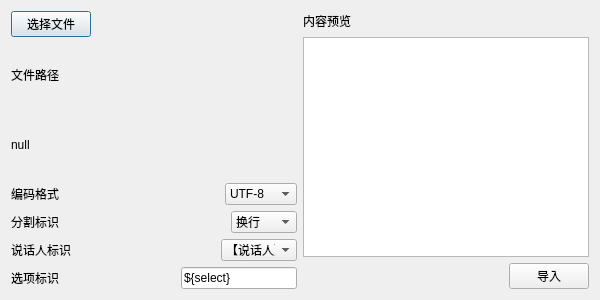
<?xml version="1.0" encoding="UTF-8"?>
<ui version="4.0">
 <class>ImportFromTextDialog</class>
 <widget class="QDialog" name="ImportFromTextDialog">
  <property name="geometry">
   <rect>
    <x>0</x>
    <y>0</y>
    <width>600</width>
    <height>300</height>
   </rect>
  </property>
  <property name="windowTitle">
   <string>从文本文件导入</string>
  </property>
  <layout class="QHBoxLayout" name="horizontalLayout_9" stretch="1,1">
   <item>
    <layout class="QVBoxLayout" name="verticalLayout_2">
     <item>
      <layout class="QHBoxLayout" name="horizontalLayout">
       <item>
        <widget class="QPushButton" name="btnSelect">
         <property name="text">
          <string>选择文件</string>
         </property>
        </widget>
       </item>
       <item>
        <spacer name="horizontalSpacer">
         <property name="orientation">
          <enum>Qt::Horizontal</enum>
         </property>
         <property name="sizeHint" stdset="0">
          <size>
           <width>40</width>
           <height>20</height>
          </size>
         </property>
        </spacer>
       </item>
      </layout>
     </item>
     <item>
      <layout class="QHBoxLayout" name="horizontalLayout_2">
       <item>
        <widget class="QLabel" name="label_2">
         <property name="text">
          <string>文件路径</string>
         </property>
        </widget>
       </item>
       <item>
        <spacer name="horizontalSpacer_2">
         <property name="orientation">
          <enum>Qt::Horizontal</enum>
         </property>
         <property name="sizeHint" stdset="0">
          <size>
           <width>40</width>
           <height>20</height>
          </size>
         </property>
        </spacer>
       </item>
      </layout>
     </item>
     <item>
      <widget class="QLabel" name="lbFilePath">
       <property name="text">
        <string>null</string>
       </property>
      </widget>
     </item>
     <item>
      <layout class="QHBoxLayout" name="horizontalLayout_3">
       <item>
        <widget class="QLabel" name="label_3">
         <property name="text">
          <string>编码格式</string>
         </property>
        </widget>
       </item>
       <item>
        <spacer name="horizontalSpacer_3">
         <property name="orientation">
          <enum>Qt::Horizontal</enum>
         </property>
         <property name="sizeHint" stdset="0">
          <size>
           <width>40</width>
           <height>20</height>
          </size>
         </property>
        </spacer>
       </item>
       <item>
        <widget class="QComboBox" name="cbCoding">
         <item>
          <property name="text">
           <string>UTF-8</string>
          </property>
         </item>
         <item>
          <property name="text">
           <string>gb2312</string>
          </property>
         </item>
        </widget>
       </item>
      </layout>
     </item>
     <item>
      <layout class="QHBoxLayout" name="horizontalLayout_4">
       <item>
        <widget class="QLabel" name="label_4">
         <property name="text">
          <string>分割标识</string>
         </property>
        </widget>
       </item>
       <item>
        <spacer name="horizontalSpacer_4">
         <property name="orientation">
          <enum>Qt::Horizontal</enum>
         </property>
         <property name="sizeHint" stdset="0">
          <size>
           <width>40</width>
           <height>20</height>
          </size>
         </property>
        </spacer>
       </item>
       <item>
        <widget class="QComboBox" name="cbSeperate">
         <item>
          <property name="text">
           <string>换行</string>
          </property>
         </item>
         <item>
          <property name="text">
           <string>换两行</string>
          </property>
         </item>
        </widget>
       </item>
      </layout>
     </item>
     <item>
      <layout class="QHBoxLayout" name="horizontalLayout_5">
       <item>
        <widget class="QLabel" name="label_5">
         <property name="text">
          <string>说话人标识</string>
         </property>
        </widget>
       </item>
       <item>
        <spacer name="horizontalSpacer_5">
         <property name="orientation">
          <enum>Qt::Horizontal</enum>
         </property>
         <property name="sizeHint" stdset="0">
          <size>
           <width>40</width>
           <height>20</height>
          </size>
         </property>
        </spacer>
       </item>
       <item>
        <widget class="QComboBox" name="cbSpeaker">
         <item>
          <property name="text">
           <string>【说话人】</string>
          </property>
         </item>
         <item>
          <property name="text">
           <string>说话人：</string>
          </property>
         </item>
        </widget>
       </item>
      </layout>
     </item>
     <item>
      <layout class="QHBoxLayout" name="horizontalLayout_6">
       <item>
        <widget class="QLabel" name="label_6">
         <property name="text">
          <string>选项标识</string>
         </property>
        </widget>
       </item>
       <item>
        <spacer name="horizontalSpacer_6">
         <property name="orientation">
          <enum>Qt::Horizontal</enum>
         </property>
         <property name="sizeHint" stdset="0">
          <size>
           <width>40</width>
           <height>20</height>
          </size>
         </property>
        </spacer>
       </item>
       <item>
        <widget class="QLineEdit" name="editIsSelect">
         <property name="text">
          <string>${select}</string>
         </property>
        </widget>
       </item>
      </layout>
     </item>
    </layout>
   </item>
   <item>
    <layout class="QVBoxLayout" name="verticalLayout">
     <item>
      <layout class="QHBoxLayout" name="horizontalLayout_7">
       <item>
        <widget class="QLabel" name="label">
         <property name="text">
          <string>内容预览</string>
         </property>
        </widget>
       </item>
       <item>
        <spacer name="horizontalSpacer_7">
         <property name="orientation">
          <enum>Qt::Horizontal</enum>
         </property>
         <property name="sizeHint" stdset="0">
          <size>
           <width>40</width>
           <height>20</height>
          </size>
         </property>
        </spacer>
       </item>
      </layout>
     </item>
     <item>
      <widget class="QTextBrowser" name="textBrowser"/>
     </item>
     <item>
      <layout class="QHBoxLayout" name="horizontalLayout_8">
       <item>
        <spacer name="horizontalSpacer_8">
         <property name="orientation">
          <enum>Qt::Horizontal</enum>
         </property>
         <property name="sizeHint" stdset="0">
          <size>
           <width>40</width>
           <height>20</height>
          </size>
         </property>
        </spacer>
       </item>
       <item>
        <widget class="QPushButton" name="btnImport">
         <property name="text">
          <string>导入</string>
         </property>
        </widget>
       </item>
      </layout>
     </item>
    </layout>
   </item>
  </layout>
 </widget>
 <resources/>
 <connections/>
</ui>
